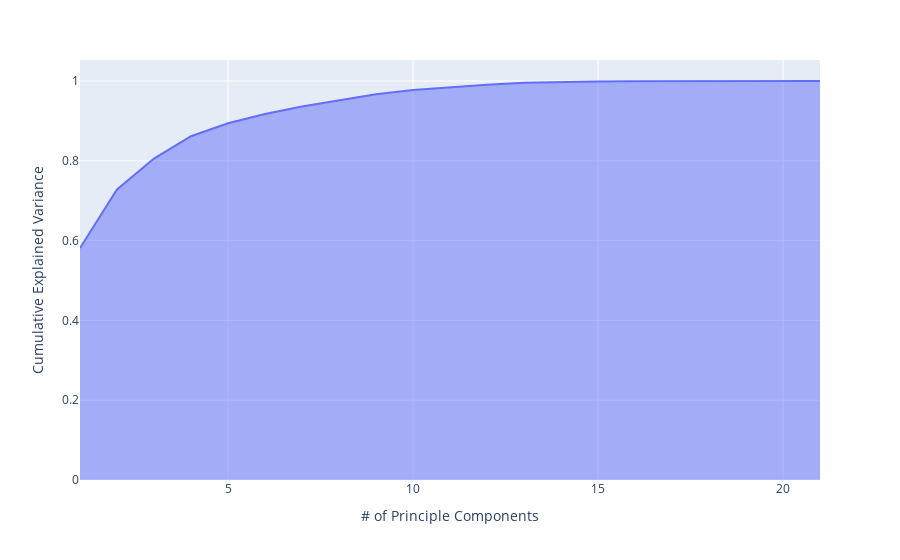

Notebook code for this chart:
### Code cell
exp_var_cumul = np.cumsum(pca.explained_variance_ratio_)

px.area(
    x=range(1, exp_var_cumul.shape[0] + 1),
    y=exp_var_cumul,
    labels={"x": "# of Principle Components", "y": "Cumulative Explained Variance"})

### Figure 1 — Plotly figure (JSON) as saved in the notebook; plotly's stock layout.template omitted (floating-point values rounded to 4 significant figures)
{"data": [{"hovertemplate": "# of Principle Components=%{x}<br>Cumulative Explained Variance=%{y}<extra></extra>", "legendgroup": "", "line": {"color": "#636efa"}, "marker": {"symbol": "circle"}, "mode": "lines", "name": "", "orientation": "v", "showlegend": false, "stackgroup": "1", "type": "scatter", "x": [1, 2, 3, 4, 5, 6, 7, 8, 9, 10, 11, 12, 13, 14, 15, 16, 17, 18, 19, 20, 21], "xaxis": "x", "y": [0.5813, 0.728, 0.8057, 0.8617, 0.8939, 0.9175, 0.9362, 0.9523, 0.967, 0.9776, 0.9847, 0.9908, 0.9959, 0.9979, 0.9986, 0.9992, 0.9995, 0.9998, 0.9999, 1.0, 1.0], "yaxis": "y"}], "layout": {"legend": {"tracegroupgap": 0}, "margin": {"t": 60}, "xaxis": {"anchor": "y", "domain": [0, 1], "title": {"text": "# of Principle Components"}}, "yaxis": {"anchor": "x", "domain": [0, 1], "title": {"text": "Cumulative Explained Variance"}}}}
